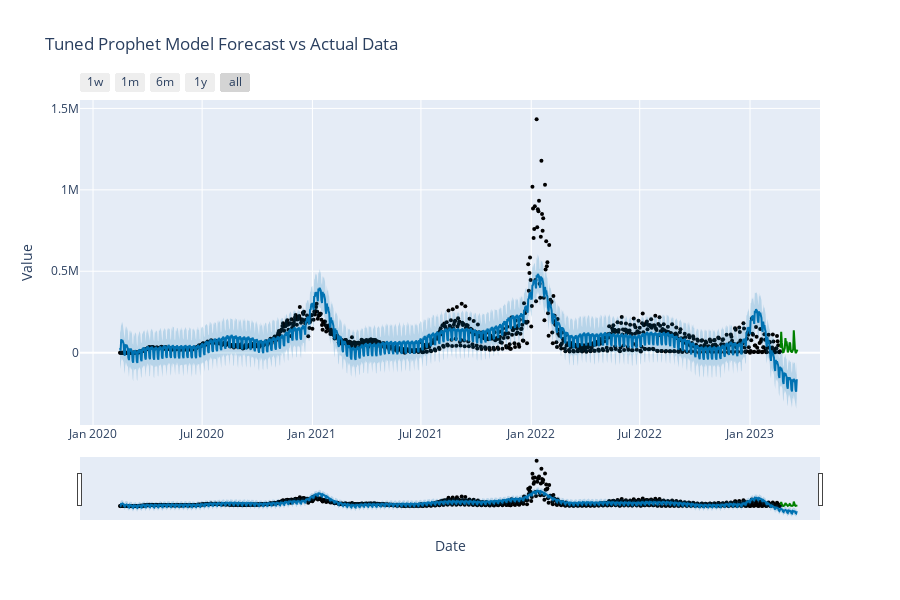

Source (notebook cell):
### Code cell
model2 = Prophet(changepoint_prior_scale = 0.031623, seasonality_prior_scale = 0.046416).fit(y_train)

# changepoint_prior_scale = 0.031623
# seasonality_prior_scale = 0.046416

forecast_df = forecast_df_complete(model2, y_train, y_test)


# Generate the Prophet forecast plot
fig = plot_plotly(model2, forecast_df)

# Add the test actual data points
fig.add_trace(go.Scatter(
    x=y_test.ds, 
    y=y_test.y, 
    mode='lines', 
    name='Historical Predictions', 
    line=dict(color='green')
))

# Add titles and labels
fig.update_layout(
    title="Tuned Prophet Model Forecast vs Actual Data",
    xaxis_title="Date",
    yaxis_title="Value",
    legend_title="Legend"
)

# Display the plot
fig.show();

### Figure 1 — Plotly figure (JSON) as saved in the notebook; plotly's stock layout.template omitted (floating-point values rounded to 4 significant figures; data arrays with more than 128 entries replaced by an {"elided": "..."} marker saying what was removed)
{"data": [{"marker": {"color": "black", "size": 4}, "mode": "markers", "name": "Actual", "type": "scatter", "x": {"elided": "1102 str values"}, "y": {"elided": "1102 int values"}}, {"hoverinfo": "skip", "line": {"width": 0}, "mode": "lines", "type": "scatter", "x": {"elided": "1130 str values"}, "y": {"elided": "1130 float values"}}, {"fill": "tonexty", "fillcolor": "rgba(0, 114, 178, 0.2)", "line": {"color": "#0072B2", "width": 2}, "mode": "lines", "name": "Predicted", "type": "scatter", "x": {"elided": "1130 str values"}, "y": {"elided": "1130 float values"}}, {"fill": "tonexty", "fillcolor": "rgba(0, 114, 178, 0.2)", "hoverinfo": "skip", "line": {"width": 0}, "mode": "lines", "type": "scatter", "x": {"elided": "1130 str values"}, "y": {"elided": "1130 float values"}}, {"line": {"color": "green"}, "mode": "lines", "name": "Historical Predictions", "type": "scatter", "x": ["2023-02-21T00:00:00", "2023-02-22T00:00:00", "2023-02-23T00:00:00", "2023-02-24T00:00:00", "2023-02-25T00:00:00", "2023-02-26T00:00:00", "2023-02-27T00:00:00", "2023-02-28T00:00:00", "2023-03-01T00:00:00", "2023-03-02T00:00:00", "2023-03-03T00:00:00", "2023-03-04T00:00:00", "2023-03-05T00:00:00", "2023-03-06T00:00:00", "2023-03-07T00:00:00", "2023-03-08T00:00:00", "2023-03-09T00:00:00", "2023-03-10T00:00:00", "2023-03-11T00:00:00", "2023-03-12T00:00:00", "2023-03-13T00:00:00", "2023-03-14T00:00:00", "2023-03-15T00:00:00", "2023-03-16T00:00:00", "2023-03-17T00:00:00", "2023-03-18T00:00:00", "2023-03-19T00:00:00", "2023-03-20T00:00:00", "2023-03-21T00:00:00"], "y": [29117, 127499, 64478, 11171, 1527, 2318, 18147, 28351, 89261, 62111, 69509, 1671, 1567, 14774, 23808, 63372, 55547, 10161, 1489, 1005, 13115, 20174, 137629, 54460, 18756, 1175, 1424, 9787, 18373]}], "layout": {"height": 600, "legend": {"title": {"text": "Legend"}}, "showlegend": false, "title": {"text": "Tuned Prophet Model Forecast vs Actual Data"}, "width": 900, "xaxis": {"rangeselector": {"buttons": [{"count": 7, "label": "1w", "step": "day", "stepmode": "backward"}, {"count": 1, "label": "1m", "step": "month", "stepmode": "backward"}, {"count": 6, "label": "6m", "step": "month", "stepmode": "backward"}, {"count": 1, "label": "1y", "step": "year", "stepmode": "backward"}, {"step": "all"}]}, "rangeslider": {"visible": true}, "title": {"text": "Date"}, "type": "date"}, "yaxis": {"title": {"text": "Value"}}}}
